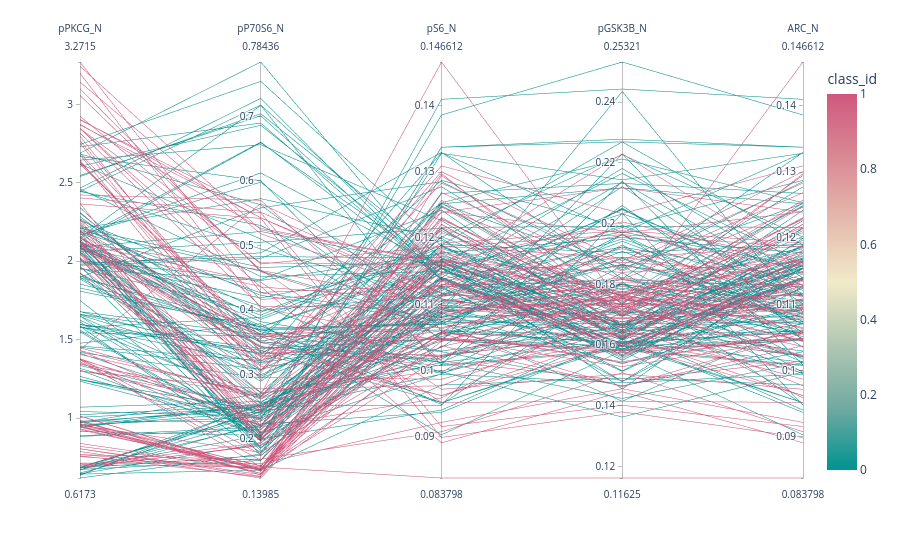

Notebook source saved alongside this figure:
### Code cell
fig = px.parallel_coordinates(data, color="class_id",
                              dimensions=['pPKCG_N', 'pP70S6_N','pS6_N', 'pGSK3B_N','ARC_N'],
                              color_continuous_scale=px.colors.diverging.Tealrose)
fig.show()

### Figure 1 — Plotly figure (JSON) as saved in the notebook; plotly's stock layout.template omitted (floating-point values rounded to 4 significant figures; data arrays with more than 128 entries replaced by an {"elided": "..."} marker saying what was removed)
{"data": [{"dimensions": [{"label": "pPKCG_N", "values": {"elided": "240 float values"}}, {"label": "pP70S6_N", "values": {"elided": "240 float values"}}, {"label": "pS6_N", "values": {"elided": "240 float values"}}, {"label": "pGSK3B_N", "values": {"elided": "240 float values"}}, {"label": "ARC_N", "values": {"elided": "240 float values"}}], "domain": {"x": [0, 1], "y": [0, 1]}, "line": {"color": {"elided": "240 int values"}, "coloraxis": "coloraxis"}, "name": "", "type": "parcoords"}], "layout": {"coloraxis": {"colorbar": {"title": {"text": "class_id"}}, "colorscale": [[0, "rgb(0, 147, 146)"], [0.1667, "rgb(114, 170, 161)"], [0.3333, "rgb(177, 199, 179)"], [0.5, "rgb(241, 234, 200)"], [0.6667, "rgb(229, 185, 173)"], [0.8333, "rgb(217, 137, 148)"], [1, "rgb(208, 88, 126)"]]}, "legend": {"tracegroupgap": 0}, "margin": {"t": 60}}}
